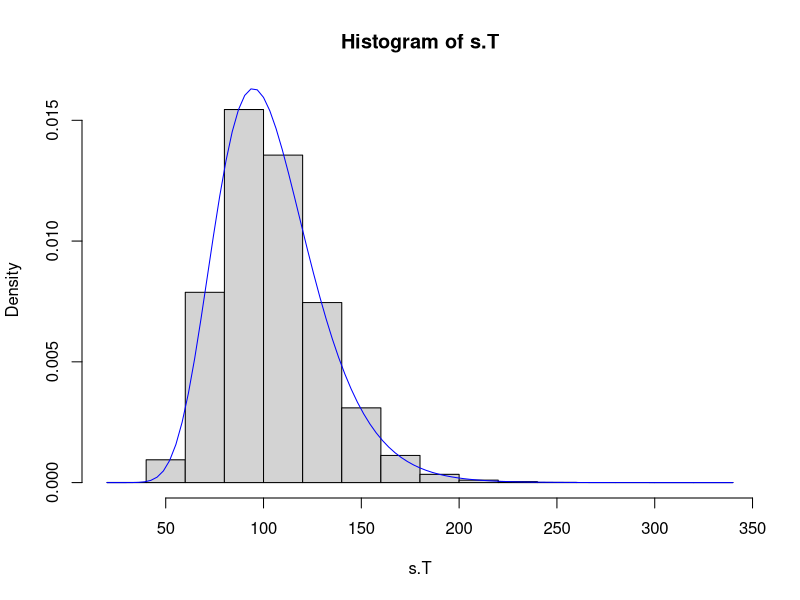

The R script that drew this image:
## ---- chunk 1
knitr::opts_chunk$set(echo = TRUE)
## ---- chunk 2
r=0.04
## ---- chunk 3
#about the stock
s0=100
sigma=0.25

#about the call
T=1
K=95
## ---- chunk 4
#this is the call
(d.one=(log(s0/K)+(r+sigma^2/2)*T)/(sigma*sqrt(T)))

(d.two=d.one-sigma*sqrt(T))

(n.d.one=pnorm(d.one))
(n.d.two=pnorm(d.two))

(v.c.0=s0*n.d.one-K*exp(-r*T)*n.d.two)

#just for fun
(v.p.0=K*exp(-r*T)*pnorm(-d.two)-s0*pnorm(-d.one))

#put-call parity
(v.c.0-v.p.0)
(s0-K*exp(-r*T))
(v.c.0-v.p.0-s0+K*exp(-r*T)==0)
## ---- chunk 5
#number of simulated values
n.sims=10^5

#drawing the simulations from N(0,1)
z.s=rnorm(n.sims)
#hist(z.s)

#simulated stock prices
s.T=s0*exp((r-sigma^2/2)*T+sigma*sqrt(T)*z.s)
#hist(s.T)

#simulated payoffs
v.T=pmax(s.T-K,0)
#hist(v.T)

#average of the simulated payoffs
(v.bar=mean(v.T))

#discounting to get the Monte Carlo price
(v.c.mc=exp(-r*T)*v.bar)
## ---- chunk 6
#shorthand
mu=r-sigma^2/2

#simulated stock prices
s.T=s0*rlnorm(n.sims, meanlog=mu*T, sdlog=sigma*sqrt(T))
hist(s.T, prob=TRUE, ylim=c(0, dlnorm(100, meanlog=log(s0)+mu*T, sdlog=sigma*sqrt(T))))

#just for laughs - superimpose the lognormal density
curve(dlnorm(x,meanlog=log(s0)+mu*T, sdlog=sigma*sqrt(T)), col="blue", add=TRUE)

#back to pricing
#simulated payoffs
v.T=pmax(s.T-K, 0)

#the Monte Carlo price
(v.mc=exp(-r*T)*mean(v.T))
